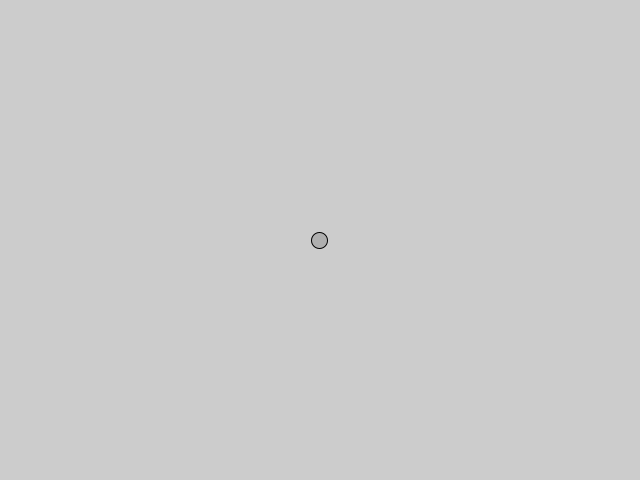
Frame 1 (no input)
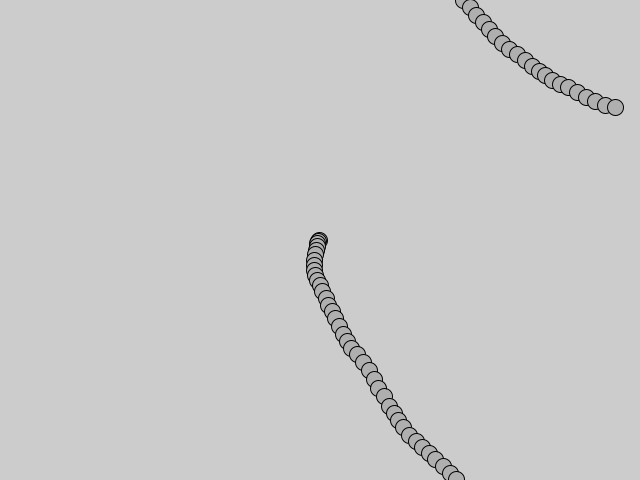
Frame 60 (the mouse pressed at the canvas centre just before this capture)
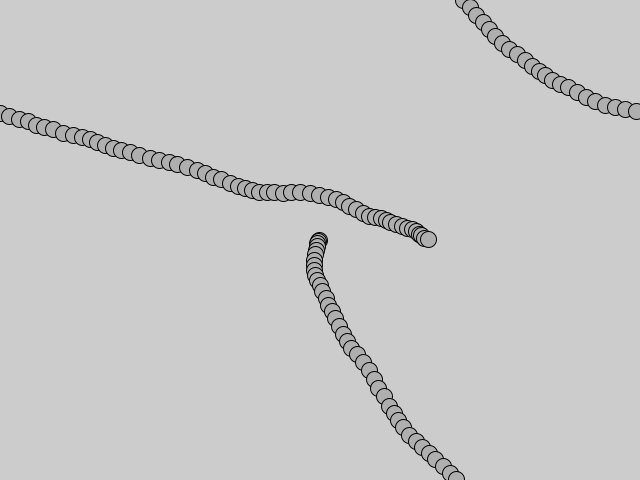
Frame 120 (the mouse held since frame 60 and released just before this capture)

The Processing sketch that drew these frames (run headless with seeded random() and noise(); from frame 60 on, the mouse is pressed at the canvas centre):

// Processing sketch: randaccel
// ── randaccel.pde
class Mover {
  PVector location;
  PVector velocity;
  PVector acceleration;

  void update() {
    acceleration = PVector.random2D();
    velocity.add(acceleration);
    location.add(velocity);
    velocity.limit(10);
  }

  void display() {
    stroke(0);
    fill(175);
    ellipse(location.x, location.y, 16, 16);
  }
  
  Mover() {
    location = new PVector(width/2, height/2);
    velocity = new PVector(0, 0);
  }
  
  void checkEdges() {
    if (location.x > width) {
      location.x = 0;
    } else if (location.x < 0) {
      location.x = width;
    }
    
    if (location.y > height) {
      location.y = 0;
    } else if (location.y < 0) {
      location.y = height;
    }
  }
}

Mover mover;

void setup() {
  size(640, 480);
  mover = new Mover();
}

void draw() {
  mover.update();
  mover.checkEdges();
  mover.display();
}
